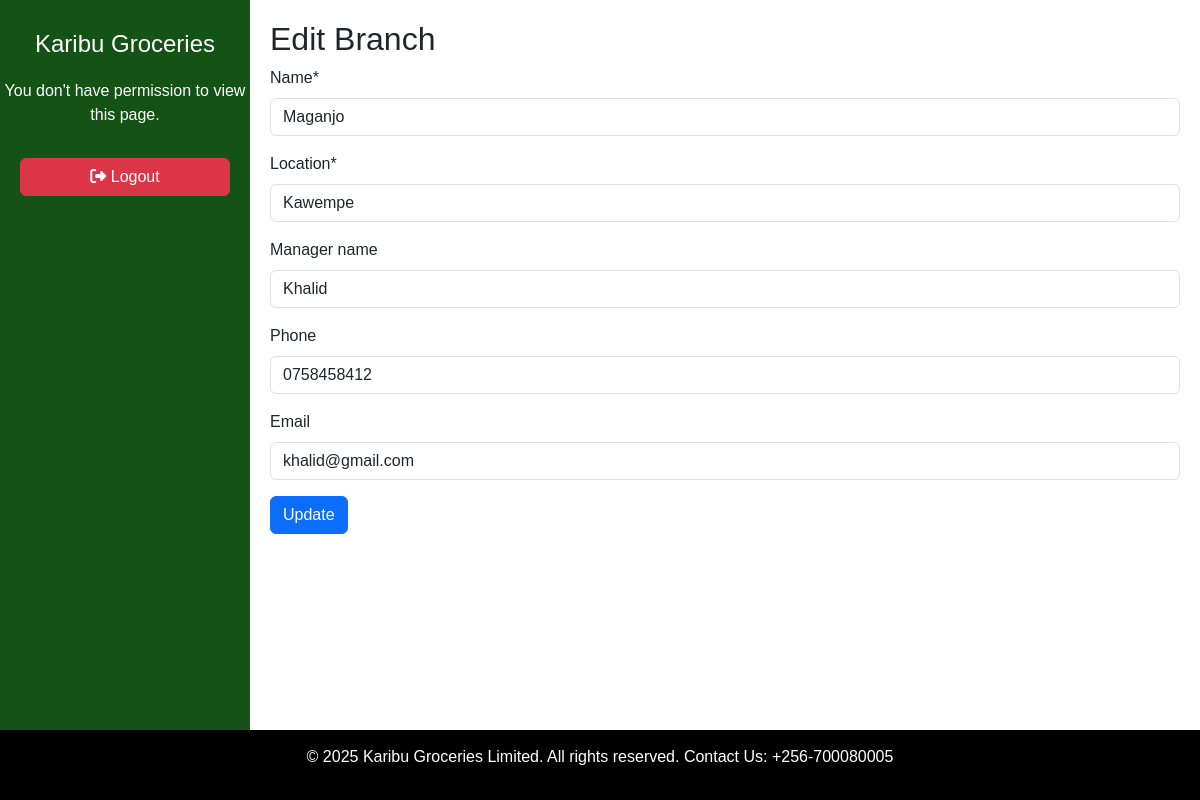
/branches/edit/1/, run on the app's committed database.
### kglapp/models.py (models this page shows, shortened)
class Branch(models.Model):
    name = models.CharField(max_length=100)
    location = models.CharField(max_length=255)
    manager_name = models.CharField(max_length=100, blank=True)
    phone = models.CharField(max_length=15, blank=True)
    email = models.EmailField(blank=True)

### kglapp/views.py (the view)
# urls.py: path('branches/edit/<int:pk>/', views.edit_branch, name='edit_branch'),
def edit_branch(request, pk):
    branch = get_object_or_404(Branch, pk=pk)
    if request.method == 'POST':
        form = BranchForm(request.POST, instance=branch)
        if form.is_valid():
            form.save()
            return redirect('branch_list')
    else:
        form = BranchForm(instance=branch)
    return render(request, 'edit_branch.html', {'form': form})

### kglapp/forms.py
class BranchForm(forms.ModelForm):
    class Meta:
        model = Branch
        fields = '__all__'

### kglapp/templatetags/custom_filters.py (called while the page is built)
@register.filter(name='has_group')
def has_group(user, group_name):
    if user.is_authenticated:
        return user.groups.filter(name=group_name).exists()
    return False

### kglapp/templates/edit_branch.html (shortened to what this page needs)
{% extends 'base.html' %}
{% load crispy_forms_tags %}
{% block content %}
<h2>Edit Branch</h2>
<form method="POST">
    {{ form|crispy}}
    <button type="submit" class="btn btn-primary">Update</button>
</form>
{% endblock %}

### kglapp/templates/base.html (style rules this page uses)
html, body { height: 100%; margin: 0; }
body { display: flex; flex-direction: column; min-height: 100vh; font-family: Arial, sans-serif; }

### data on the page
Branch: name "Maganjo", location "Kawempe", manager_name "Khalid", phone "0758458412", email "khalid@gmail.com"
